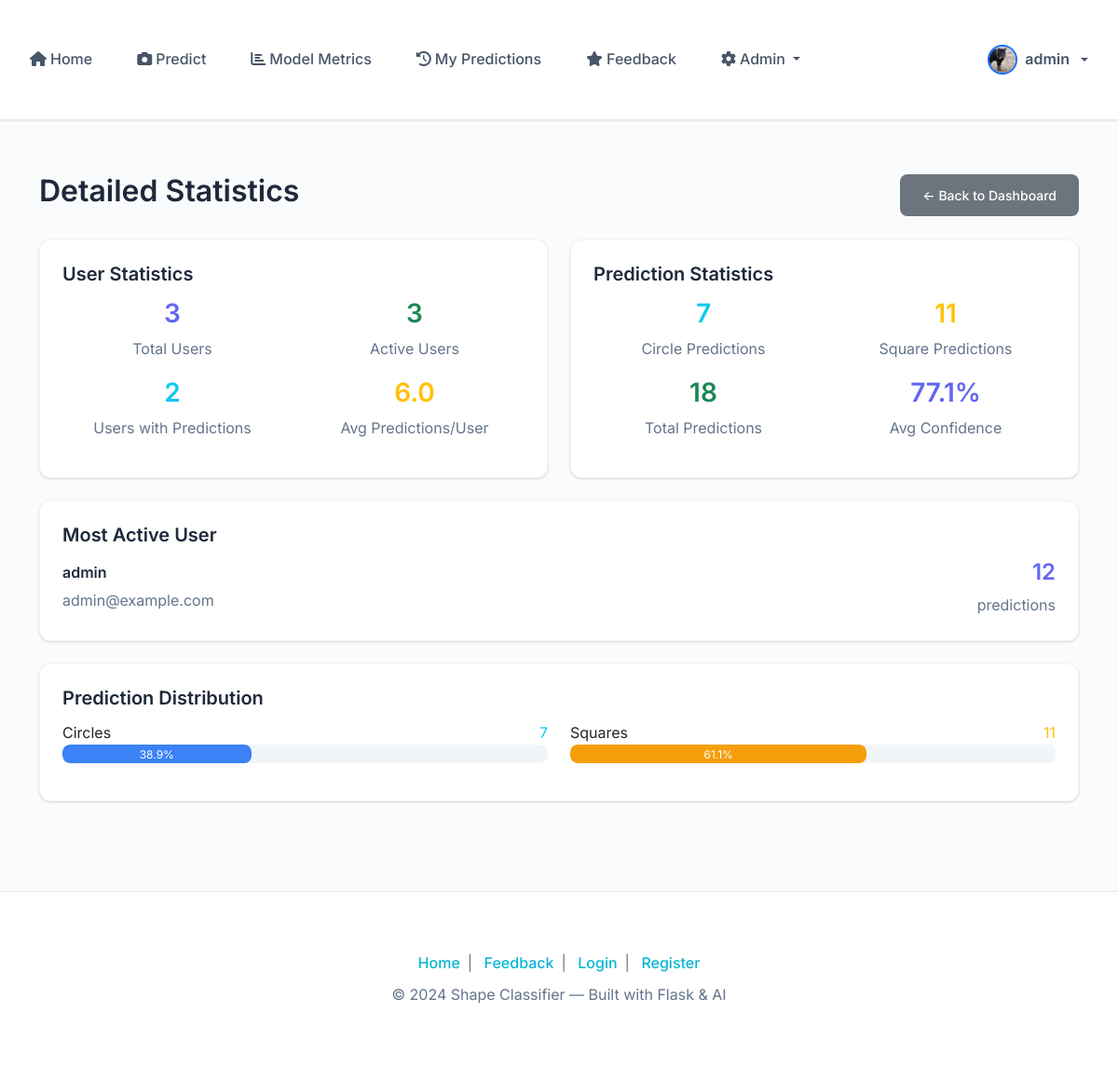
Screenshot of /admin/statistics (signed in) with the database file from the repository.
### app/models/user.py (models this page shows, shortened)
class User(UserMixin, db.Model):
    id = db.Column(db.Integer, primary_key=True)
    username = db.Column(db.String(80), unique=True, nullable=False)
    email = db.Column(db.String(120), unique=True, nullable=False)
    password_hash = db.Column(db.String(128))
    profile_picture = db.Column(db.String(255), nullable=True)  # Store filename of profile picture
    role = db.Column(db.String(20), default='user')  # 'user' or 'admin'
    active = db.Column(db.Boolean, default=True)  # For deactivation
    created_at = db.Column(db.DateTime, default=datetime.utcnow)
    predictions = db.relationship('Prediction', backref='user', lazy=True)
    def is_admin(self):
        return self.role == 'admin'
    def get_profile_picture_url(self):
        if self.profile_picture:
            return f'/static/uploads/{self.profile_picture}'
        return f'https://ui-avatars.com/api/?name={self.username}&background=random&color=fff&size=200'

### app/routes/admin.py (the view)
@admin.route('/statistics')
@login_required
@admin_required
def statistics():
    total_users = User.query.count()
    active_users = User.query.filter_by(active=True).count()
    total_predictions = Prediction.query.count()
    circle_predictions = Prediction.query.filter_by(prediction='Circle').count()
    square_predictions = Prediction.query.filter_by(prediction='Square').count()
    users_with_predictions = User.query.join(Prediction).distinct().count()
    most_active_user = db.session.query(User, db.func.count(Prediction.id).label('pred_count'))\
        .join(Prediction)\
        .group_by(User.id)\
        .order_by(db.func.count(Prediction.id).desc())\
        .first()
    avg_predictions_per_user = total_predictions / total_users if total_users > 0 else 0
    predictions_with_confidence = Prediction.query.filter(Prediction.confidence.isnot(None)).all()
    avg_confidence = 0
    if predictions_with_confidence:
        avg_confidence = sum(p.confidence for p in predictions_with_confidence) / len(predictions_with_confidence)
    return render_template('admin/admin_statistics.html',
                         total_users=total_users,
                         active_users=active_users,
                         total_predictions=total_predictions,
                         circle_predictions=circle_predictions,
                         square_predictions=square_predictions,
                         users_with_predictions=users_with_predictions,
                         most_active_user=most_active_user,
                         avg_predictions_per_user=avg_predictions_per_user,
                         avg_confidence=avg_confidence)

### app/templates/admin/admin_statistics.html (shortened to what this page needs)
{% extends "base.html" %}
{% block content %}
<div class="container mt-4">
  <div class="d-flex justify-content-between align-items-center mb-4">
    <h2>Detailed Statistics</h2>
    <a href="{{ url_for('admin.dashboard') }}" class="btn btn-secondary">← Back to Dashboard</a>
  </div>
  <div class="row mb-4">
    <div class="col-md-6">
      <div class="card">
        <div class="card-body">
          <h5 class="card-title">User Statistics</h5>
          <div class="row text-center">
            <div class="col-6">
              <h3 class="text-primary">{{ total_users }}</h3>
              <p class="text-muted">Total Users</p>
            </div>
            <div class="col-6">
              <h3 class="text-success">{{ active_users }}</h3>
              <p class="text-muted">Active Users</p>
            </div>
          </div>
          <div class="row text-center">
            <div class="col-6">
              <h3 class="text-info">{{ users_with_predictions }}</h3>
              <p class="text-muted">Users with Predictions</p>
            </div>
            <div class="col-6">
              <h3 class="text-warning">{{ "%.1f"|format(avg_predictions_per_user) }}</h3>
              <p class="text-muted">Avg Predictions/User</p>
            </div>
          </div>
        </div>
      </div>
    </div>
    <div class="col-md-6">
      <div class="card">
        <div class="card-body">
          <h5 class="card-title">Prediction Statistics</h5>
          <div class="row text-center">
            <div class="col-6">
              <h3 class="text-info">{{ circle_predictions }}</h3>
              <p class="text-muted">Circle Predictions</p>
            </div>
            <div class="col-6">
              <h3 class="text-warning">{{ square_predictions }}</h3>
              <p class="text-muted">Square Predictions</p>
            </div>
          </div>
          <div class="row text-center">
            <div class="col-6">
              <h3 class="text-success">{{ total_predictions }}</h3>
              <p class="text-muted">Total Predictions</p>
            </div>
            <div class="col-6">
              <h3 class="text-primary">{{ "%.1f"|format(avg_confidence * 100) if avg_confidence else 0 }}%</h3>
              <p class="text-muted">Avg Confidence</p>
            </div>
          </div>
        </div>
      </div>
    </div>
  </div>
  {% if most_active_user %}
  <div class="card mb-4">
    <div class="card-body">
      <h5 class="card-title">Most Active User</h5>
      <div class="row align-items-center">
        <div class="col-md-8">
          <h6>{{ most_active_user[0].username }}</h6>
          <p class="text-muted mb-0">{{ most_active_user[0].email }}</p>
        </div>
        <div class="col-md-4 text-end">
          <h4 class="text-primary">{{ most_active_user[1] }}</h4>
          <p class="text-muted mb-0">predictions</p>
        </div>
      </div>
    </div>
  </div>
  {% endif %}
  <div class="card">
    <div class="card-body">
      <h5 class="card-title">Prediction Distribution</h5>
      <div class="row">
        <div class="col-md-6">
          <div class="mb-3">
            <div class="d-flex justify-content-between">
              <span>Circles</span>
              <span class="text-info">{{ circle_predictions }}</span>
            </div>
            <div class="progress" style="height: 20px;">
              <div class="progress-bar bg-info"
                   style="width: {{ (circle_predictions / total_predictions * 100) if total_predictions > 0 else 0 }}%">
                {{ "%.1f"|format(circle_predictions / total_predictions * 100) if total_predictions > 0 else 0 }}%
              </div>
            </div>
          </div>
        </div>
        <div class="col-md-6">
          <div class="mb-3">
            <div class="d-flex justify-content-between">
              <span>Squares</span>
              <span class="text-warning">{{ square_predictions }}</span>
            </div>
            <div class="progress" style="height: 20px;">
              <div class="progress-bar bg-warning"
                   style="width: {{ (square_predictions / total_predictions * 100) if total_predictions > 0 else 0 }}%">
                {{ "%.1f"|format(square_predictions / total_predictions * 100) if total_predictions > 0 else 0 }}%
              </div>
            </div>
          </div>
        </div>
      </div>
    </div>
  </div>
</div>
{% endblock %}

### app/templates/components/navbar.html (shortened to what this page needs)
<nav class="navbar navbar-expand-lg bg-white shadow-sm py-2 sticky-top">
  <div class="container-fluid">
    <div class="collapse navbar-collapse" id="navbarNavDropdown">
      <ul class="navbar-nav me-auto mb-2 mb-lg-0 align-items-lg-center gap-lg-2">
        <li class="nav-item">
          <a class="nav-link{% if request.endpoint == 'main.index' %} active{% endif %}" href="{{ url_for('main.index') }}">
            <i class="fas fa-home me-1"></i>Home
          </a>
        </li>
        {% if current_user.is_authenticated %}
        <li class="nav-item">
          <a class="nav-link" href="{{ url_for('main.predict') }}">
            <i class="fas fa-camera me-1"></i>Predict
          </a>
        </li>
        <li class="nav-item">
          <a class="nav-link" href="{{ url_for('main.model_evaluation') }}">
            <i class="fas fa-chart-bar me-1"></i>Model Metrics
          </a>
        </li>
        <li class="nav-item">
          <a class="nav-link{% if request.endpoint == 'main.my_predictions' %} active{% endif %}" href="{{ url_for('main.my_predictions') }}">
            <i class="fas fa-history me-1"></i>My Predictions
          </a>
        </li>
        <li class="nav-item">
          <a class="nav-link{% if request.endpoint == 'main.feedback' %} active{% endif %}" href="{{ url_for('main.feedback') }}">
            <i class="fas fa-star me-1"></i>Feedback
          </a>
        </li>
        {% if current_user.is_admin() %}
        <li class="nav-item dropdown">
          <a class="nav-link dropdown-toggle" href="#" id="adminDropdown" role="button" data-bs-toggle="dropdown" aria-expanded="false">
            <i class="fas fa-cog me-1"></i>Admin
          </a>
        </li>
        {% endif %}
        {% endif %}
      </ul>
      <ul class="navbar-nav mb-2 mb-lg-0 align-items-lg-center gap-lg-2">
        {% if current_user.is_authenticated %}
        <li class="nav-item dropdown">
          <a class="nav-link dropdown-toggle d-flex align-items-center gap-2" href="#" id="userDropdown" role="button" data-bs-toggle="dropdown" aria-expanded="false">
            <img src="{{ current_user.get_profile_picture_url() }}"
                 alt="Profile"
                 class="rounded-circle border border-2 border-primary shadow-sm" style="width: 32px; height: 32px; object-fit: cover;">
            <span class="fw-semibold">{{ current_user.username }}</span>
          </a>
        </li>
        {% endif %}
      </ul>
    </div>
  </div>
</nav>

### app/static/css/custom.css (style rules this page uses)
:root { --primary: #6366f1; --primary-dark: #4f46e5; --primary-light: #e0e7ff; --accent: #06b6d4; --accent-dark: #0891b2; --accent-light: #e0f7fa; --background: #fafbfc; --surface: #ffffff; --surface-hover: #f8fafc; --text-primary: #1e293b; --text-secondary: #475569; --text-muted: #64748b; --text-light: #94a3b8; --success: #10b981; --success-light: #d1fae5; --danger: #ef4444; --danger-light: #fee2e2; --warning: #f59e0b; --warning-light: #fef3c7; --info: #3b82f6; --info-light: #dbeafe; --border: #e2e8f0; --border-light: #f1f5f9; --shadow-sm: 0 1px 2px 0 rgba(0, 0, 0, 0.05); --shadow: 0 1px 3px 0 rgba(0, 0, 0, 0.1), 0 1px 2px 0 rgba(0, 0, 0, 0.06); --shadow-md: 0 4px 6px -1px rgba(0, 0, 0, 0.1), 0 2px 4px -1px rgba(0, 0, 0, 0.06); --shadow-lg: 0 10px 15px -3px rgba(0, 0, 0, 0.1), 0 4px 6px -2px rgba(0, 0, 0, 0.05); --transition: all 0.2s cubic-bezier(0.4, 0, 0.2, 1); --transition-slow: all 0.3s cubic-bezier(0.4, 0, 0.2, 1); --radius-sm: 0.375rem; --radius: 0.5rem; --radius-md: 0.75rem; --radius-lg: 1rem; --radius-xl: 1.5rem; }
* { box-sizing: border-box; }
html, body { font-family: 'Inter', -apple-system, BlinkMacSystemFont, 'Segoe UI', Roboto, Oxygen, Ubuntu, Cantarell, sans-serif; background-color: var(--background); color: var(--text-secondary); line-height: 1.6; font-size: 16px; margin: 0; padding: 0; }
h1, h2, h3, h4, h5, h6 { color: var(--text-primary); font-weight: 600; line-height: 1.25; margin-bottom: 0.5rem; }
.text-muted { color: var(--text-muted) !important; }
a { color: var(--accent); text-decoration: none; transition: var(--transition); }
.btn { font-weight: 500; border-radius: var(--radius); border: none; padding: 0.75rem 1.5rem; font-size: 0.875rem; transition: var(--transition); text-decoration: none; display: inline-flex; align-items: center; justify-content: center; gap: 0.5rem; cursor: pointer; }
.card { background: var(--surface); border: 1px solid var(--border-light); border-radius: var(--radius-md); box-shadow: var(--shadow); transition: var(--transition); overflow: hidden; }
.card-body { padding: 1.5rem; }
.card-title { color: var(--text-primary); font-weight: 600; margin-bottom: 0.75rem; }
.navbar { background: var(--surface) !important; border-bottom: 1px solid var(--border); box-shadow: var(--shadow-sm); padding: 0.75rem 0; min-height: auto; }
.nav-link { color: var(--text-secondary) !important; font-weight: 500; padding: 0.5rem 1rem !important; border-radius: var(--radius); transition: var(--transition); margin: 0 0.25rem; }
.progress { background: var(--border-light); border-radius: var(--radius); height: 0.75rem; }
.progress-bar { background: linear-gradient(90deg, var(--primary) 0%, var(--accent) 100%); border-radius: var(--radius); transition: width 0.6s ease; }
.bg-warning { background: var(--warning) !important; }
.bg-info { background: var(--info) !important; }
.shadow-sm { box-shadow: var(--shadow-sm) !important; }
.text-primary { color: var(--primary) !important; }

### app/templates/base.html (style rules this page uses)
.container, .container-fluid { padding-top: 2rem; padding-bottom: 2rem; }
.sticky-top { z-index: 1050; }

### app/templates/components/navbar.html (style rules this page uses)
.navbar, .navbar * { z-index: 1040 !important; }

### rows the page displays
User: get_profile_picture_url (picture), username "admin", email "admin@example.com"

### other values shown
{{ total_users }} "3"
{{ active_users }} "3"
{{ users_with_predictions }} "2"
{{ "%.1f"|format(avg_predictions_per_user) }} "6.0"
{{ circle_predictions }} "7"
{{ square_predictions }} "11"
{{ total_predictions }} "18"
{{ "%.1f"|format(avg_confidence * 100) if avg_confidence else 0 }} "77.1"
{{ most_active_user[1] }} "12"
{{ 2024 }} "2024"
